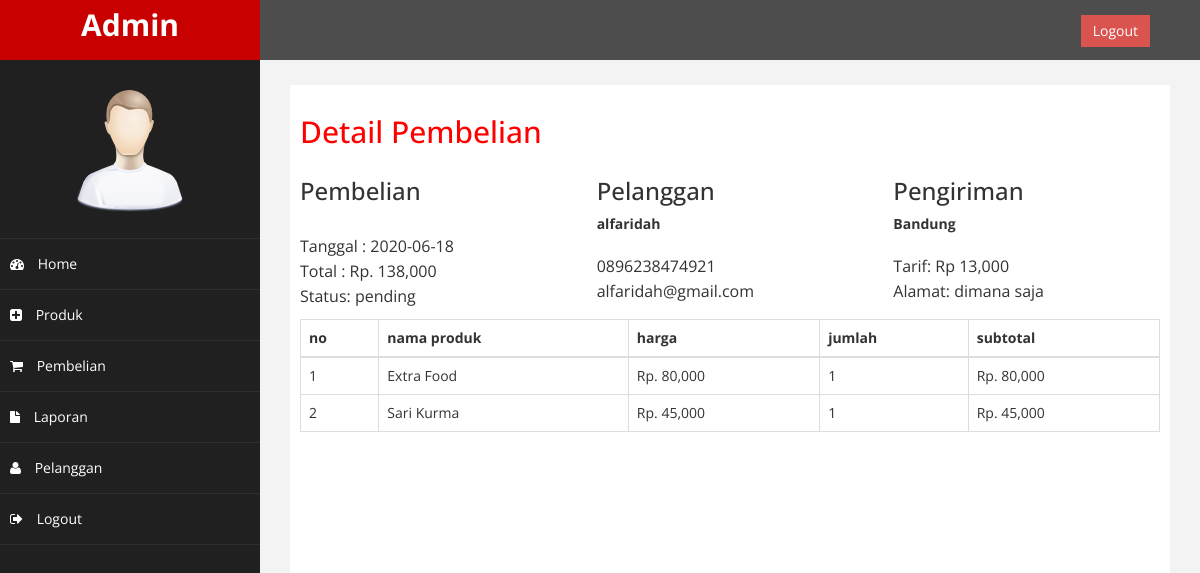
The page /admin/index.php?halaman=detail&id=26 (signed in) on the database its author committed.
### tables this page shows
CREATE TABLE `pembelian` (
  `id_pembelian` int(11) NOT NULL AUTO_INCREMENT,
  `id_pelanggan` int(11) NOT NULL,
  `id_ongkir` int(11) NOT NULL,
  `tanggal_pembelian` date NOT NULL,
  `total_pembelian` int(11) NOT NULL,
  `nama_kota` varchar(100) NOT NULL,
  `tarif` int(11) NOT NULL,
  `alamat_pengiriman` text NOT NULL,
  `status_pembelian` varchar(100) NOT NULL DEFAULT 'pending',
  `resi_pengiriman` varchar(50) NOT NULL,
  PRIMARY KEY (`id_pembelian`)
);

CREATE TABLE `pelanggan` (
  `id_pelanggan` int(11) NOT NULL AUTO_INCREMENT,
  `email_pelanggan` varchar(100) NOT NULL,
  `password_pelanggan` varchar(50) NOT NULL,
  `nama_pelanggan` varchar(100) NOT NULL,
  `telpon_pelanggan` varchar(25) NOT NULL,
  `alamat_pelanggan` text NOT NULL,
  PRIMARY KEY (`id_pelanggan`)
);

CREATE TABLE `pembelian_produk` (
  `id_pembelian_produk` int(11) NOT NULL AUTO_INCREMENT,
  `id_pembelian` int(11) NOT NULL,
  `id_produk` int(11) NOT NULL,
  `jumlah` int(11) NOT NULL,
  `nama` varchar(100) NOT NULL,
  `harga` int(11) NOT NULL,
  `berat` int(11) NOT NULL,
  `subberat` int(11) NOT NULL,
  `subharga` int(11) NOT NULL,
  PRIMARY KEY (`id_pembelian_produk`)
);

CREATE TABLE `produk` (
  `id_produk` int(11) NOT NULL AUTO_INCREMENT,
  `nama_produk` varchar(100) NOT NULL,
  `harga_produk` int(11) NOT NULL,
  `berat_produk` int(11) NOT NULL,
  `foto_produk` varchar(100) NOT NULL,
  `deskripsi_produk` text NOT NULL,
  `stok_produk` int(5) NOT NULL,
  PRIMARY KEY (`id_produk`)
);

### admin/detail.php (the view)
<?php include 'koneksi.php' ; ?>
<h2>Detail Pembelian</h2>
<?php
$ambil = $koneksi->query("SELECT * FROM pembelian JOIN pelanggan
	ON pembelian.id_pelanggan=pelanggan.id_pelanggan
	WHERE pembelian.id_pembelian='$_GET[id]'");
$detail=$ambil->fetch_assoc();
?>
<div class="row">
	<div class="col-md-4">
		<h3>Pembelian</h3>
		<p>
			Tanggal : <?php echo $detail['tanggal_pembelian']; ?> <br>
			Total : Rp. <?php echo number_format($detail['total_pembelian']); ?> <br>
			Status: <?php echo $detail["status_pembelian"]; ?>
		</p>
	</div>
	<div class="col-md-4">
		<h3>Pelanggan</h3>
		<strong><?php echo $detail['nama_pelanggan']; ?></strong> <br>
		<p>
			<?php echo $detail['telpon_pelanggan']; ?> <br>
			<?php echo $detail['email_pelanggan']; ?>
		</p>
	</div>
	<div class="col-md-4">
		<h3>Pengiriman</h3>
		<strong><?php echo $detail["nama_kota"]; ?></strong><br>
		<p>
			Tarif: Rp <?php echo number_format($detail["tarif"]); ?><br>
			Alamat: <?php echo $detail["alamat_pengiriman"]; ?>
		</p>
	</div>
</div>
<table class="table table-bordered">
	<thead>
		<tr>
			<th>no</th>
			<th>nama produk</th>
			<th>harga</th>
			<th>jumlah</th>
			<th>subtotal</th>
		</tr>
	</thead>
	<tbody>
		<?php $nomor=1; ?>
		<?php $ambil=$koneksi->query("SELECT * FROM pembelian_produk JOIN produk ON pembelian_produk.id_produk=produk.id_produk
		WHERE pembelian_produk.id_pembelian='$_GET[id]'"); ?>
		<?php while ($pecah=$ambil->fetch_assoc()){ ?>
		<tr>
			<td><?php echo $nomor; ?></td>
			<td><?php echo $pecah['nama_produk']; ?></td>
			<td>Rp. <?php echo number_format($pecah['harga_produk']); ?></td>
			<td><?php echo $pecah['jumlah']; ?></td>
			<td>
				Rp. <?php echo number_format($pecah['harga_produk']*$pecah['jumlah']); ?>
			</td>
		</tr>
		<?php $nomor++; ?>
		<?php } ?>
	</tbody>
</table>

### admin/assets/css/custom.css (style rules this page uses)
body { font-family: 'Open Sans', sans-serif; }
h2 { color: #f00; }
p { font-size:16px; line-height:25px; padding-top:20px; }

### rows shown on the page
pembelian: tanggal_pembelian "2020-06-18", total_pembelian "138,000", status_pembelian "pending", id_pelanggan.nama_pelanggan "alfaridah", id_pelanggan.telpon_pelanggan "0896238474921", id_pelanggan.email_pelanggan "alfaridah@gmail.com", nama_kota "Bandung", tarif "13,000", alamat_pengiriman "dimana saja"
pembelian_produk: id_produk.nama_produk "Extra Food", id_produk.harga_produk "80,000", jumlah "1", $pecah['harga_produk']*$pecah['jumlah'] "80,000"
pembelian_produk: id_produk.nama_produk "Sari Kurma", id_produk.harga_produk "45,000", jumlah "1", $pecah['harga_produk']*$pecah['jumlah'] "45,000"
